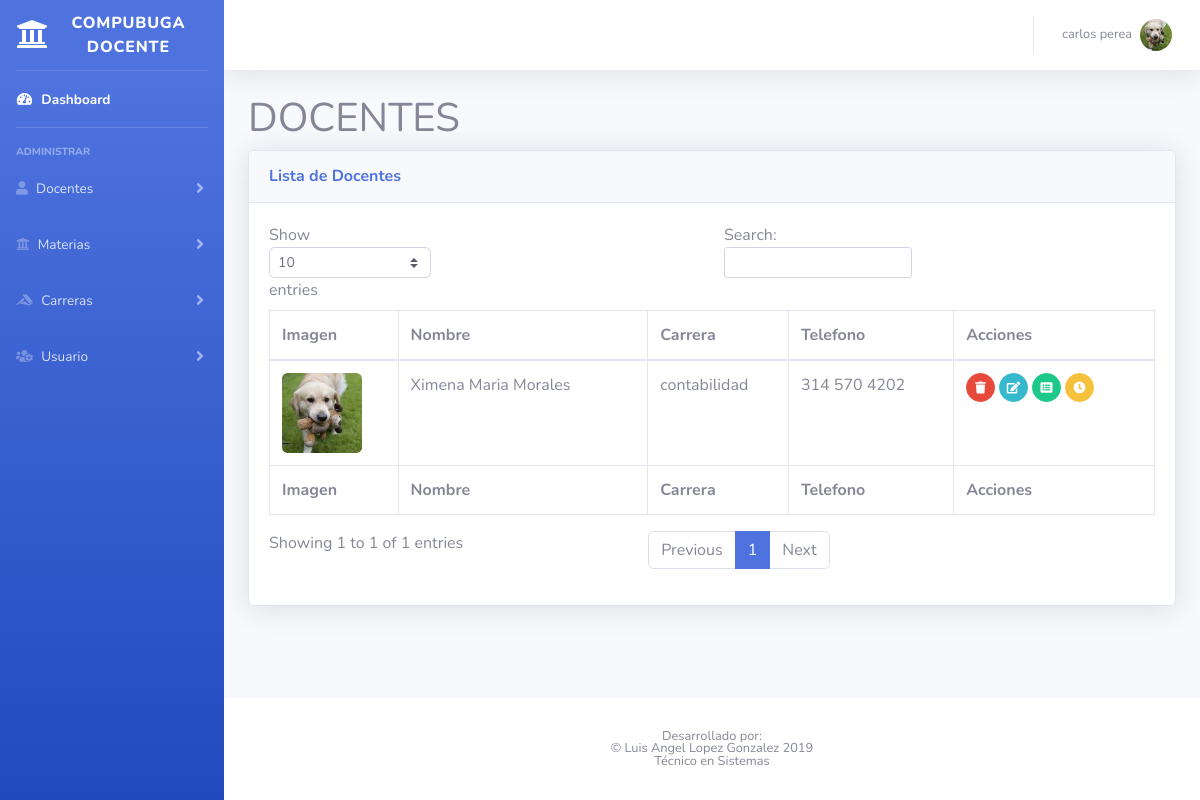
/docente/docenteAdministrarVista.php (signed in), run on the app's committed database.
### tables this page shows
CREATE TABLE `docentes` (
  `id` int(11) NOT NULL,
  `nombre` varchar(100) NOT NULL,
  `carrera` varchar(100) NOT NULL,
  `telefono` varchar(20) NOT NULL,
  `foto` varchar(500) NOT NULL,
  `documento` varchar(10) NOT NULL,
  `fecha` date NOT NULL,
  `direccion` varchar(50) NOT NULL
);

### docente/docenteModelo.php (called while the page is built, shortened)
<?php
include_once '../conexion.php';
class docenteModelo {
    function mostrarTodos() {
        global $link;
        $consulta = "SELECT * FROM `docentes`";
        $query = mysqli_query($link, $consulta);
        return $query;
    }
}
?>

### docente/docenteAdministrarVista.php (the view, shortened to what this page needs)
<!DOCTYPE html>
<html lang="en">
    <head>
        <link href="../vendor/fontawesome-free/css/all.min.css" rel="stylesheet" type="text/css">
        <link href="../css/sb-admin-2.min.css" rel="stylesheet">
    </head>
    <body id="page-top">
        <div id="wrapper">
            <?php
            include_once '../componets/menu.php';
            ?>
            <div id="content-wrapper" class="d-flex flex-column">
                <div id="content">
                    <?php
                    include_once '../componets/navBar.php';
                    ?>
                    <div class="container">
                        <h1>DOCENTES</h1>
                        <div class="card shadow mb-4">
                            <div class="card-header py-3">
                                <h6 class="m-0 font-weight-bold text-primary">Lista de Docentes</h6>
                            </div>
                            <div class="card-body">
                                <div class="table-responsive">
                                    <table class="table table-bordered" id="dataTable" width="100%" cellspacing="0">
                                        <thead>
                                            <tr>
                                                <th>Imagen</th>
                                                <th>Nombre</th>
                                                <th>Carrera</th>
                                                <th>Telefono</th>
                                                <th>Acciones</th>
                                            </tr>
                                        </thead>
                                        <tfoot>
                                            <tr>
                                                <th>Imagen</th>
                                                <th>Nombre</th>
                                                <th>Carrera</th>
                                                <th>Telefono</th>
                                                <th>Acciones</th>
                                            </tr>
                                        </tfoot>
                                        <tbody>
                                            <?php
                                            include_once "docenteModelo.php";
                                            $docenteModelo = new docenteModelo();
                                            $result = $docenteModelo->mostrarTodos();
                                            while ($fila = mysqli_fetch_array($result)) {
                                                if ($fila != NULL) {
                                                    echo '<tr>
                                            <td> <img src="' . $fila['foto'] . '" class="rounded float-left" width="80" height="80" ></td>
                                            <td>' . $fila['nombre'] . '</td>
                                            <td>' . $fila['carrera'] . '</td>
                                            <td>' . $fila['telefono'] . '</td>
                <td>
               <a href="#" onclick="eliminarModal(' . $fila['id'] . ')" class="btn btn-danger btn-circle btn-sm" data-toggle="tooltip" data-placement="bottom" title="Eliminar">
                <i class="fas fa-trash"></i>
                </a>
                <a href="docenteModificarVista.php?id=' . $fila['id'] . '" class="btn btn-info btn-circle btn-sm" data-toggle="tooltip" data-placement="bottom" title="Modificar">
                <i class="fas fa-edit"></i>
                </a>
                <a href="#" class="btn btn-success  btn-circle btn-sm" data-toggle="modal" data-target="#modalAsignar" title="Asignar Materia">
                <i class="fas fa-list-alt"></i>
                </a>
                <a href="#" onclick="asignarDisponibilidad(' . $fila['id'] . ')" class="btn btn-warning  btn-circle btn-sm" data-toggle="tooltip" data-placement="bottom" title="Asignar disponibilidad">
                <i class="fas fa-clock"></i>
                </a>
                </td>
                </tr>';
                                                }
                                            }
                                            ?>
                                        </tbody>
                                    </table>
                                </div>
                            </div>
                        </div>
                    </div>
                </div>
                <?php
                include_once '../componets/footer.php';
                ?>
            </div>
        </div>
    </body>
</html>

### data on the page
docentes: foto (picture), nombre "Ximena Maria Morales", carrera "contabilidad", telefono "314 570 4202"

### other printed values
$_SESSION['nombreUsuario'] "carlos perea"
